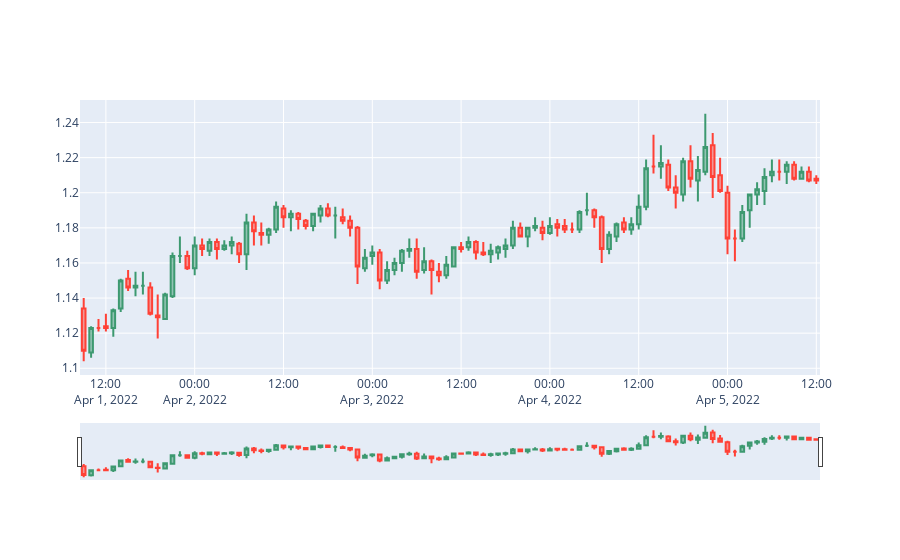

The notebook cell saved with this chart:
### Code cell
from myenv.models.candlestick import Candlestick
from myenv.helpers.constants import HIGH_INDEX, LOW_INDEX, OPEN_INDEX, CLOSE_INDEX
from myenv.models.merchandise_rate import MerchandiseRate
from myenv.helpers.utils import percentage_change, candlestick_type, type_continuous, diff_days, unique_list, draw_candlestick
import matplotlib.pyplot as plt
import numpy as np

%matplotlib inline


merchandise_rate = MerchandiseRate()
merchandise_rate_id = merchandise_rate.find_by_slug(MERCHAINDISE)
# candlestick = Candlestick(merchandise_rate_id, 'hour', 24*DAYS, "DESC")
candlestick = Candlestick(merchandise_rate_id, 'hour', 100, "DESC")

data_prices = candlestick.to_df()

draw_candlestick(data_prices).show()
